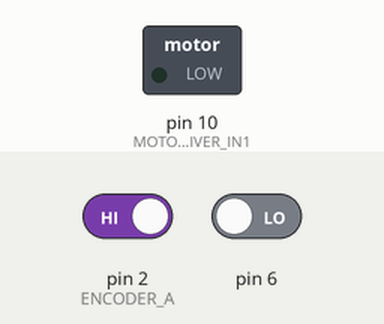
This sketch was run on a simulated Arduino Uno, built with avr-gcc and run on an emulated ATmega328P. On the bench: switched loads named in the sketch (green lamp = pin HIGH). The test bench sets the inputs (shaded band); at power-on: pin 6 LOW, pin 2 (ENCODER_A) HIGH.

Above: at 2.2 s.
2.3 s: pin 6 driven HIGH
At 3.3 s:
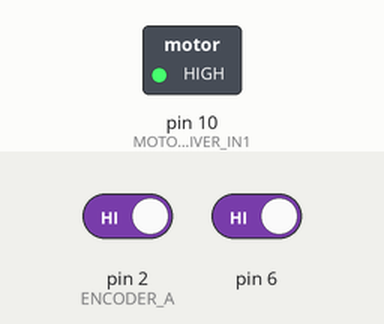
Timing chart, 0 to 5.3 s (numbered marks = the images above; inputs shaded):
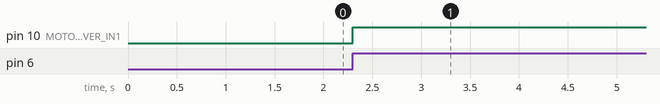

Measured:
- after the input at 2.3 s, pin 10 (MOTOR_DRIVER_IN1): LOW → HIGH at once

The sketch:

single_revolution_button.ino
```cpp
// Encoder Pins
const int ENCODER_A = 2;
const int ENCODER_B = 3;

// Pins for Adafruit DRV8871 motor driver inputs
const int MOTOR_DRIVER_IN1 = 10;

// Encoder Data
volatile int encoderPos = 0;

void setup() {
  // Serial communication
  Serial.begin(115200);
  delay(1000); // Serial needs time to initialize connection
  // Setup for rotary encoder
  pinMode(ENCODER_A, INPUT);
  pinMode(ENCODER_B, INPUT);
  digitalWrite(ENCODER_A, HIGH);
  digitalWrite(ENCODER_B, HIGH);
  // Interrupt setup to call updateEncoder() on a rising edge from ENCODER_A pin
  attachInterrupt(digitalPinToInterrupt(ENCODER_A), updateEncoder, RISING);
  // Pull pin 6 low and set it as an input pin
  digitalWrite(6,LOW);
  pinMode(6, INPUT);
}

void loop() {
  // Check for a high signal indicating that the button has been pressed
  if(digitalRead(6)) {
    // Set motor output to max
    analogWrite(MOTOR_DRIVER_IN1,255);
    // Run the motor at max for one revolution (700 clicks per revolution)
    while(encoderPos > -69) {
    }
    // Turn the motor off after 700 clicks or one revolution
    analogWrite(MOTOR_DRIVER_IN1,0);
    encoderPos = 0;
    delay(50);
  }
}

/*! @brief Interrupt Service Routine on a rising edge from ENCODER_A
  */
void updateEncoder() {
  if (digitalRead(ENCODER_B) == LOW) { //encoder B contains direction data
    encoderPos++; // Encoder moved one click in CW direction
  } else {
    encoderPos--; // Encoder moved one click in the CCW direction
  }
}
```
